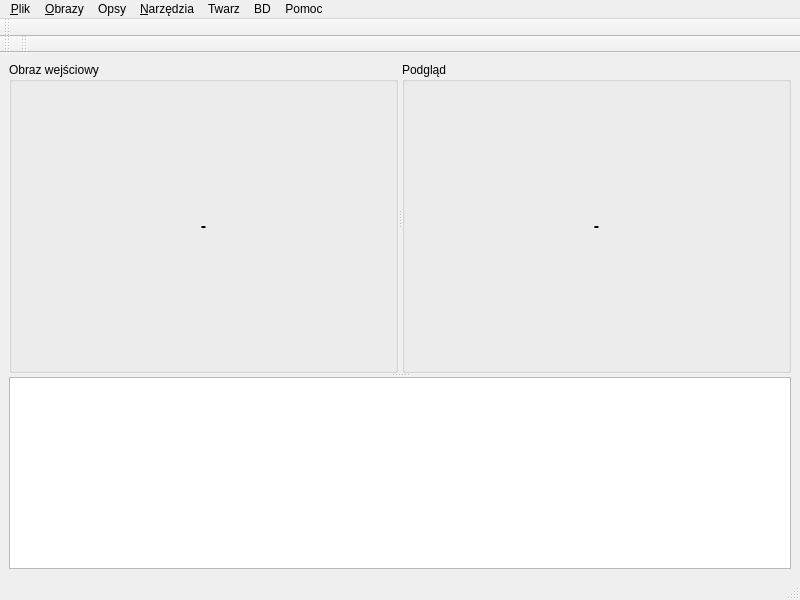
<?xml version="1.0" encoding="UTF-8"?>
<ui version="4.0">
 <class>FarecMainWinClass</class>
 <widget class="QMainWindow" name="FarecMainWinClass">
  <property name="geometry">
   <rect>
    <x>0</x>
    <y>0</y>
    <width>800</width>
    <height>600</height>
   </rect>
  </property>
  <property name="windowTitle">
   <string>FaRec</string>
  </property>
  <property name="windowIcon">
   <iconset resource="icons.qrc">
    <normaloff>:/icons/face-smile.png</normaloff>:/icons/face-smile.png</iconset>
  </property>
  <widget class="QWidget" name="centralwidget">
   <layout class="QGridLayout" name="gridLayout">
    <item row="0" column="0">
     <widget class="QSplitter" name="splitter_2">
      <property name="orientation">
       <enum>Qt::Vertical</enum>
      </property>
      <property name="childrenCollapsible">
       <bool>false</bool>
      </property>
      <widget class="QSplitter" name="splitter">
       <property name="sizePolicy">
        <sizepolicy hsizetype="Expanding" vsizetype="Preferred">
         <horstretch>0</horstretch>
         <verstretch>1</verstretch>
        </sizepolicy>
       </property>
       <property name="orientation">
        <enum>Qt::Horizontal</enum>
       </property>
       <property name="childrenCollapsible">
        <bool>false</bool>
       </property>
       <widget class="QGroupBox" name="groupBox">
        <property name="sizePolicy">
         <sizepolicy hsizetype="Preferred" vsizetype="Preferred">
          <horstretch>0</horstretch>
          <verstretch>4</verstretch>
         </sizepolicy>
        </property>
        <property name="title">
         <string>Obraz wejściowy</string>
        </property>
        <layout class="QVBoxLayout" name="verticalLayout">
         <item>
          <widget class="QLabel" name="InputImgLbl">
           <property name="text">
            <string>&lt;!DOCTYPE HTML PUBLIC &quot;-//W3C//DTD HTML 4.0//EN&quot; &quot;http://www.w3.org/TR/REC-html40/strict.dtd&quot;&gt;
&lt;html&gt;&lt;head&gt;&lt;meta name=&quot;qrichtext&quot; content=&quot;1&quot; /&gt;&lt;style type=&quot;text/css&quot;&gt;
p, li { white-space: pre-wrap; }
&lt;/style&gt;&lt;/head&gt;&lt;body style=&quot; font-family:'DejaVu Sans'; font-size:9pt; font-weight:400; font-style:normal;&quot;&gt;
&lt;p align=&quot;center&quot; style=&quot; margin-top:0px; margin-bottom:0px; margin-left:0px; margin-right:0px; -qt-block-indent:0; text-indent:0px;&quot;&gt;&lt;span style=&quot; font-size:12pt; font-weight:600;&quot;&gt;-&lt;/span&gt;&lt;/p&gt;&lt;/body&gt;&lt;/html&gt;</string>
           </property>
           <property name="alignment">
            <set>Qt::AlignCenter</set>
           </property>
          </widget>
         </item>
        </layout>
       </widget>
       <widget class="QGroupBox" name="groupBox_2">
        <property name="sizePolicy">
         <sizepolicy hsizetype="Preferred" vsizetype="Preferred">
          <horstretch>0</horstretch>
          <verstretch>1</verstretch>
         </sizepolicy>
        </property>
        <property name="title">
         <string>Podgląd</string>
        </property>
        <layout class="QVBoxLayout" name="verticalLayout_2">
         <item>
          <widget class="QLabel" name="PviewImgLbl">
           <property name="text">
            <string>&lt;!DOCTYPE HTML PUBLIC &quot;-//W3C//DTD HTML 4.0//EN&quot; &quot;http://www.w3.org/TR/REC-html40/strict.dtd&quot;&gt;
&lt;html&gt;&lt;head&gt;&lt;meta name=&quot;qrichtext&quot; content=&quot;1&quot; /&gt;&lt;style type=&quot;text/css&quot;&gt;
p, li { white-space: pre-wrap; }
&lt;/style&gt;&lt;/head&gt;&lt;body style=&quot; font-family:'DejaVu Sans'; font-size:9pt; font-weight:400; font-style:normal;&quot;&gt;
&lt;p align=&quot;center&quot; style=&quot; margin-top:0px; margin-bottom:0px; margin-left:0px; margin-right:0px; -qt-block-indent:0; text-indent:0px;&quot;&gt;&lt;span style=&quot; font-size:12pt; font-weight:600;&quot;&gt;-&lt;/span&gt;&lt;/p&gt;&lt;/body&gt;&lt;/html&gt;</string>
           </property>
           <property name="alignment">
            <set>Qt::AlignCenter</set>
           </property>
          </widget>
         </item>
        </layout>
       </widget>
      </widget>
      <widget class="QTableView" name="tableView">
       <property name="sizePolicy">
        <sizepolicy hsizetype="Expanding" vsizetype="Expanding">
         <horstretch>0</horstretch>
         <verstretch>0</verstretch>
        </sizepolicy>
       </property>
       <property name="baseSize">
        <size>
         <width>0</width>
         <height>20</height>
        </size>
       </property>
      </widget>
     </widget>
    </item>
   </layout>
  </widget>
  <widget class="QMenuBar" name="menubar">
   <property name="geometry">
    <rect>
     <x>0</x>
     <y>0</y>
     <width>800</width>
     <height>20</height>
    </rect>
   </property>
   <widget class="QMenu" name="menuPlik">
    <property name="title">
     <string>&amp;Plik</string>
    </property>
    <widget class="QMenu" name="menuZapisz">
     <property name="title">
      <string>&amp;Zapisz</string>
     </property>
     <property name="icon">
      <iconset resource="icons.qrc">
       <normaloff>:/icons/document-save.png</normaloff>:/icons/document-save.png</iconset>
     </property>
     <addaction name="actionZapiszWej_cie"/>
     <addaction name="actionZapiszPodgl_d"/>
    </widget>
    <addaction name="actionOtw_rz"/>
    <addaction name="menuZapisz"/>
    <addaction name="separator"/>
    <addaction name="action_Wyj_cie"/>
   </widget>
   <widget class="QMenu" name="menuOpsy">
    <property name="title">
     <string>Opsy</string>
    </property>
    <widget class="QMenu" name="menuOczy">
     <property name="title">
      <string>Oczy</string>
     </property>
     <addaction name="actionOczyHough"/>
     <addaction name="actionVPF"/>
     <addaction name="actionOczyApprox"/>
    </widget>
    <widget class="QMenu" name="menuVPF">
     <property name="title">
      <string>VPF</string>
     </property>
     <addaction name="actionHori"/>
     <addaction name="actionVert"/>
    </widget>
    <addaction name="actionAutoprep"/>
    <addaction name="separator"/>
    <addaction name="actionNa_szaro"/>
    <addaction name="actionKontrast"/>
    <addaction name="separator"/>
    <addaction name="actionSobel"/>
    <addaction name="actionOtsu"/>
    <addaction name="actionGauss"/>
    <addaction name="actionMedianowy"/>
    <addaction name="actionHough"/>
    <addaction name="action_redni"/>
    <addaction name="menuVPF"/>
    <addaction name="separator"/>
    <addaction name="actionTwarz"/>
    <addaction name="menuOczy"/>
    <addaction name="actionNos"/>
    <addaction name="actionUsta"/>
   </widget>
   <widget class="QMenu" name="menuObrazy">
    <property name="title">
     <string>&amp;Obrazy</string>
    </property>
    <addaction name="actionU_yj_podgl_du"/>
   </widget>
   <widget class="QMenu" name="menuNarz_dzia">
    <property name="title">
     <string>&amp;Narzędzia</string>
    </property>
    <widget class="QMenu" name="menuGradient">
     <property name="title">
      <string>Gradient</string>
     </property>
     <addaction name="actionGradPvwWej_cie"/>
     <addaction name="actionGradPvwPodgl_d"/>
    </widget>
    <widget class="QMenu" name="menuKlasyfikacja">
     <property name="title">
      <string>Klasyfikacja</string>
     </property>
     <addaction name="actionPoka_odcinki"/>
    </widget>
    <addaction name="menuGradient"/>
    <addaction name="menuKlasyfikacja"/>
   </widget>
   <widget class="QMenu" name="menuTwarz">
    <property name="title">
     <string>Twarz</string>
    </property>
    <addaction name="actionDodajTwarz"/>
    <addaction name="actionWyszukajTwarz"/>
    <addaction name="separator"/>
    <addaction name="actionW_a_ciel"/>
   </widget>
   <widget class="QMenu" name="menuBD">
    <property name="title">
     <string>BD</string>
    </property>
    <addaction name="actionDbPo_cz"/>
    <addaction name="actionDbRoz_cz"/>
   </widget>
   <widget class="QMenu" name="menuPomoc">
    <property name="title">
     <string>Pomoc</string>
    </property>
    <addaction name="actionO_Qt"/>
    <addaction name="actionO"/>
   </widget>
   <addaction name="menuPlik"/>
   <addaction name="menuObrazy"/>
   <addaction name="menuOpsy"/>
   <addaction name="menuNarz_dzia"/>
   <addaction name="menuTwarz"/>
   <addaction name="menuBD"/>
   <addaction name="menuPomoc"/>
  </widget>
  <widget class="QStatusBar" name="statusbar"/>
  <widget class="QToolBar" name="ActionsToolbar">
   <property name="windowTitle">
    <string>toolBar</string>
   </property>
   <property name="floatable">
    <bool>false</bool>
   </property>
   <attribute name="toolBarArea">
    <enum>TopToolBarArea</enum>
   </attribute>
   <attribute name="toolBarBreak">
    <bool>false</bool>
   </attribute>
  </widget>
  <widget class="QToolBar" name="OpstoolBar">
   <property name="windowTitle">
    <string>toolBar_2</string>
   </property>
   <attribute name="toolBarArea">
    <enum>TopToolBarArea</enum>
   </attribute>
   <attribute name="toolBarBreak">
    <bool>true</bool>
   </attribute>
  </widget>
  <widget class="QToolBar" name="DbToolbar">
   <property name="windowTitle">
    <string>toolBar_2</string>
   </property>
   <attribute name="toolBarArea">
    <enum>TopToolBarArea</enum>
   </attribute>
   <attribute name="toolBarBreak">
    <bool>false</bool>
   </attribute>
  </widget>
  <action name="actionOtw_rz">
   <property name="icon">
    <iconset resource="icons.qrc">
     <normaloff>:/icons/document-open.png</normaloff>:/icons/document-open.png</iconset>
   </property>
   <property name="text">
    <string>&amp;Otwórz…</string>
   </property>
   <property name="statusTip">
    <string>Otwiera plik z obrazem</string>
   </property>
   <property name="shortcut">
    <string>Ctrl+O</string>
   </property>
  </action>
  <action name="actionNa_szaro">
   <property name="text">
    <string>Na szarość</string>
   </property>
  </action>
  <action name="actionSobel">
   <property name="text">
    <string>Sobel</string>
   </property>
  </action>
  <action name="actionOtsu">
   <property name="text">
    <string>Otsu</string>
   </property>
  </action>
  <action name="actionU_yj_podgl_du">
   <property name="icon">
    <iconset resource="icons.qrc">
     <normaloff>:/icons/system-switch-user.png</normaloff>:/icons/system-switch-user.png</iconset>
   </property>
   <property name="text">
    <string>Użyj podglądu</string>
   </property>
  </action>
  <action name="actionZapiszWej_cie">
   <property name="text">
    <string>Wejście…</string>
   </property>
  </action>
  <action name="actionZapiszPodgl_d">
   <property name="text">
    <string>Podgląd…</string>
   </property>
  </action>
  <action name="action_Wyj_cie">
   <property name="icon">
    <iconset resource="icons.qrc">
     <normaloff>:/icons/window-close.png</normaloff>:/icons/window-close.png</iconset>
   </property>
   <property name="text">
    <string>&amp;Wyjście</string>
   </property>
  </action>
  <action name="actionGauss">
   <property name="text">
    <string>Gauss</string>
   </property>
  </action>
  <action name="actionMedianowy">
   <property name="text">
    <string>Medianowy</string>
   </property>
  </action>
  <action name="actionGradPvwWej_cie">
   <property name="text">
    <string>Wejście…</string>
   </property>
  </action>
  <action name="actionGradPvwPodgl_d">
   <property name="text">
    <string>Podgląd…</string>
   </property>
  </action>
  <action name="actionHough">
   <property name="text">
    <string>Hough</string>
   </property>
  </action>
  <action name="action_redni">
   <property name="text">
    <string>Średni</string>
   </property>
  </action>
  <action name="actionTwarz">
   <property name="text">
    <string>Twarz</string>
   </property>
  </action>
  <action name="actionAutoprep">
   <property name="text">
    <string>Autoprep</string>
   </property>
  </action>
  <action name="actionOczyHough">
   <property name="text">
    <string>Hough</string>
   </property>
  </action>
  <action name="actionHori">
   <property name="text">
    <string>Hori</string>
   </property>
  </action>
  <action name="actionVert">
   <property name="text">
    <string>Vert</string>
   </property>
  </action>
  <action name="actionVPF">
   <property name="text">
    <string>VPF</string>
   </property>
  </action>
  <action name="actionOczyApprox">
   <property name="text">
    <string>Approx</string>
   </property>
  </action>
  <action name="actionNos">
   <property name="text">
    <string>Nos</string>
   </property>
  </action>
  <action name="actionKontrast">
   <property name="text">
    <string>Kontrast</string>
   </property>
  </action>
  <action name="actionUsta">
   <property name="text">
    <string>Usta</string>
   </property>
  </action>
  <action name="actionKlasyfikacja">
   <property name="text">
    <string>Klasyfikacja</string>
   </property>
  </action>
  <action name="actionDodajTwarz">
   <property name="icon">
    <iconset resource="icons.qrc">
     <normaloff>:/icons/list-add-user.png</normaloff>:/icons/list-add-user.png</iconset>
   </property>
   <property name="text">
    <string>Dodaj…</string>
   </property>
  </action>
  <action name="actionWyszukajTwarz">
   <property name="icon">
    <iconset resource="icons.qrc">
     <normaloff>:/icons/edit-find-user.png</normaloff>:/icons/edit-find-user.png</iconset>
   </property>
   <property name="text">
    <string>Wyszukaj</string>
   </property>
  </action>
  <action name="actionPoka_odcinki">
   <property name="text">
    <string>Pokaż odcinki</string>
   </property>
  </action>
  <action name="actionDbPo_cz">
   <property name="checkable">
    <bool>true</bool>
   </property>
   <property name="icon">
    <iconset resource="icons.qrc">
     <normaloff>:/icons/network-connect.png</normaloff>:/icons/network-connect.png</iconset>
   </property>
   <property name="text">
    <string>Połącz</string>
   </property>
  </action>
  <action name="actionDbRoz_cz">
   <property name="checkable">
    <bool>true</bool>
   </property>
   <property name="enabled">
    <bool>false</bool>
   </property>
   <property name="icon">
    <iconset resource="icons.qrc">
     <normaloff>:/icons/network-disconnect.png</normaloff>:/icons/network-disconnect.png</iconset>
   </property>
   <property name="text">
    <string>Rozłącz</string>
   </property>
  </action>
  <action name="actionW_a_ciel">
   <property name="icon">
    <iconset resource="icons.qrc">
     <normaloff>:/icons/user-group-new.png</normaloff>:/icons/user-group-new.png</iconset>
   </property>
   <property name="text">
    <string>Właściel…</string>
   </property>
  </action>
  <action name="actionO_Qt">
   <property name="text">
    <string>O Qt…</string>
   </property>
  </action>
  <action name="actionO">
   <property name="text">
    <string>O aplikacji…</string>
   </property>
  </action>
 </widget>
 <resources>
  <include location="icons.qrc"/>
 </resources>
 <connections/>
</ui>
